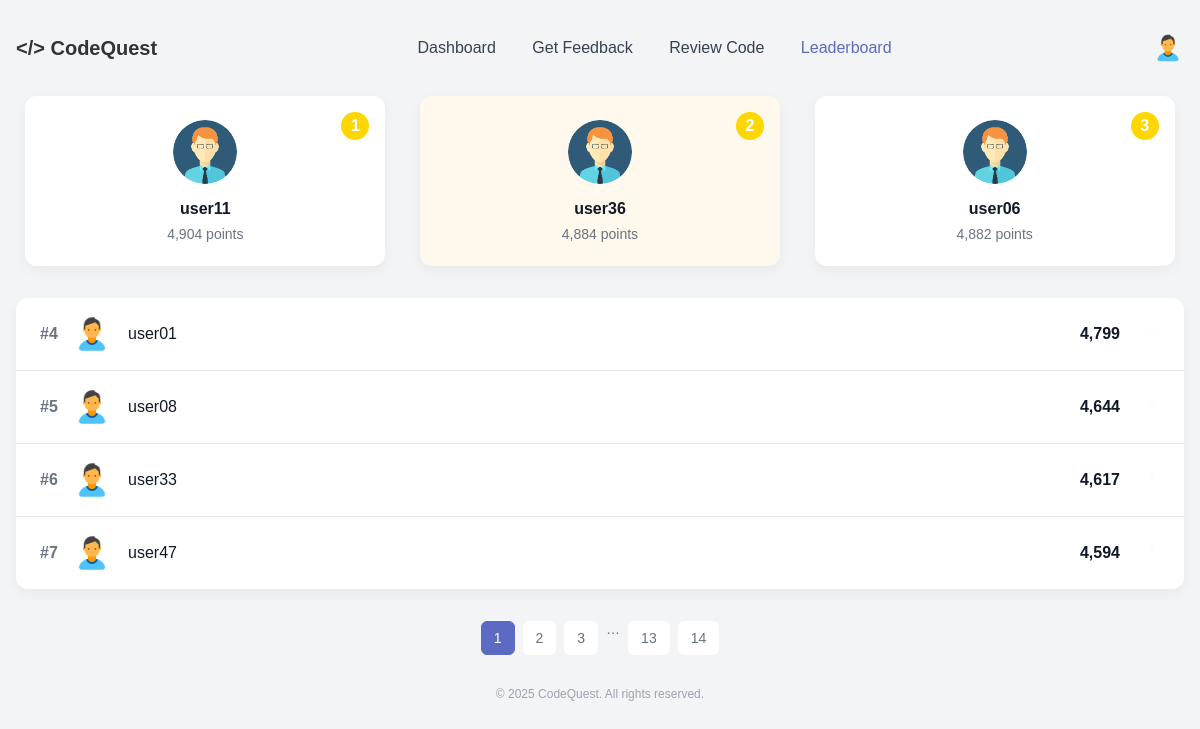
/leaderboard.html (signed in), run on the app's committed database.
### tables this page shows
CREATE TABLE user (
        id INTEGER PRIMARY KEY AUTOINCREMENT,
        username TEXT UNIQUE NOT NULL,
        email    TEXT UNIQUE NOT NULL,
        password TEXT NOT NULL,
        points   INTEGER NOT NULL DEFAULT 0
      );

### app.py (the view)
@app.route('/leaderboard')
@app.route('/leaderboard.html')
def leaderboard():
    if 'user_id' not in session:
        return redirect(url_for('login_page'))
    db = get_db()
    users = db.execute(
        "SELECT username, points FROM user ORDER BY points DESC"
    ).fetchall()
    return render_template('leaderboard.html', users=users)

### app.py (called while the page is built)
def get_db():
    if 'db' not in g:
        g.db = sqlite3.connect(DATABASE, detect_types=sqlite3.PARSE_DECLTYPES)
        g.db.row_factory = sqlite3.Row
    return g.db

### templates/leaderboard.html (shortened to what this page needs)
<!DOCTYPE html>
<html lang="en">
<head>
  <link rel="stylesheet" href="css/style.css" />
</head>
<body>
  <div class="page">
    <header class="topnav">
      <div class="logo">&lt;/&gt; CodeQuest</div>
      <nav>
        <a href="dashboard.html">Dashboard</a>
        <a href="get-feedback.html">Get Feedback</a>
        <a href="review-code.html">Review Code</a>
        <a href="{{ url_for('leaderboard') }}" class="active">Leaderboard</a>
      </nav>
      <div class="profile"></div>
    </header>
    <section class="top-three">
      {% for user in users[:3] %}
      <div class="card{% if loop.index0 == 1 %} center{% endif %}">
        <div class="rank-badge">{{ loop.index }}</div>
        <img src="assets/profile2.png" alt="{{ user.username }}" class="avatar">
        <div class="name">{{ user.username }}</div>
        <div class="points">{{ "{:,}".format(user.points) }} points</div>
      </div>
      {% endfor %}
    </section>
    <ul class="list">
      {% for user in users[3:7] %}
      <li>
        <div class="rank">#{{ loop.index + 3 }}</div>
        <div class="user-info">
          <img src="assets/profile.png" alt="{{ user.username }}">
          <div class="name">{{ user.username }}</div>
        </div>
        <div class="points">
          {{ "{:,}".format(user.points) }}
          <svg>…star icon…</svg>
        </div>
      </li>
      {% endfor %}
    </ul>
    <div class="pagination">
      <a href="#" class="active">1</a>
      <a href="#">2</a>
      <a href="#">3</a>
      <span>…</span>
      <a href="#">13</a>
      <a href="#">14</a>
    </div>
    <footer class="footer">
      © 2025 CodeQuest. All rights reserved.
    </footer>
  </div>
</body>
</html>

### templates/leaderboard.html (style rules this page uses)
.page { max-width: 1200px; margin: 2rem auto; padding: 0 1rem; }
.topnav { display: flex; align-items: center; justify-content: space-between; margin-bottom: 2rem; }
.topnav .logo { font-size: 1.25rem; font-weight: bold; }
.topnav nav a { margin: 0 1rem; color: #374151; text-decoration: none; font-weight: 500; }
.topnav nav a.active { color: #5c6ac4; }
.topnav .profile { width: 2rem; height: 2rem; border-radius: 50%; background: url('assets/profile.png') center/cover no-repeat; cursor: pointer; }
.top-three { display: flex; gap: 1rem; margin-bottom: 2rem; }
.top-three .card { flex: 1; background: #fff; border-radius: 0.75rem; padding: 1.5rem; box-shadow: 0 4px 12px rgba(0,0,0,0.05); position: relative; text-align: center; }
.top-three .card.center { background: #fef9ec; }
.top-three .rank-badge { position: absolute; top: 1rem; right: 1rem; background: #ffd700; color: #fff; width: 1.75rem; height: 1.75rem; border-radius: 50%; font-weight: bold; display: flex; align-items: center; justify-content: center; }
.top-three .avatar { width: 4rem; height: 4rem; border-radius: 50%; object-fit: cover; margin-bottom: 0.75rem; }
.top-three .name { font-weight: 600; margin-bottom: 0.5rem; color: #111827; }
.top-three .points { font-size: 0.875rem; color: #6b7280; }
.list { background: #fff; border-radius: 0.75rem; box-shadow: 0 4px 12px rgba(0,0,0,0.05); padding: 0; list-style: none; margin-bottom: 2rem; }
.list li { display: flex; align-items: center; justify-content: space-between; padding: 1rem 1.5rem; border-bottom: 1px solid #e5e7eb; }
.list li:last-child { border-bottom: none; }
.list .rank { font-weight: 600; color: #6b7280; width: 2rem; }
.list .user-info { display: flex; align-items: center; gap: 1rem; flex: 1; }
.list .user-info img { width: 2.5rem; height: 2.5rem; border-radius: 50%; object-fit: cover; }
.list .user-info .name { font-weight: 500; color: #111827; }
.list .points { font-weight: 600; color: #111827; display: flex; align-items: center; gap: 0.25rem; }
.list .points svg { width: 1rem; height: 1rem; fill: #f59e0b; }
.pagination { display: flex; justify-content: center; gap: 0.5rem; font-size: 0.875rem; color: #6b7280; margin-bottom: 2rem; }
.pagination a { padding: 0.5rem 0.75rem; background: #fff; border-radius: 0.375rem; text-decoration: none; color: inherit; border: 1px solid transparent; }
.pagination a.active, .pagination a:hover { background: #5c6ac4; color: #fff; border-color: #5c6ac4; }
.footer { text-align: center; font-size: 0.75rem; color: #9ca3af; margin-top: 2rem; }

### data on the page
user: username "user11", points "4,904"
user: username "user36", points "4,884"
user: username "user06", points "4,882"
user: username "user01", points "4,799"
user: username "user08", points "4,644"
user: username "user33", points "4,617"
user: username "user47", points "4,594"
